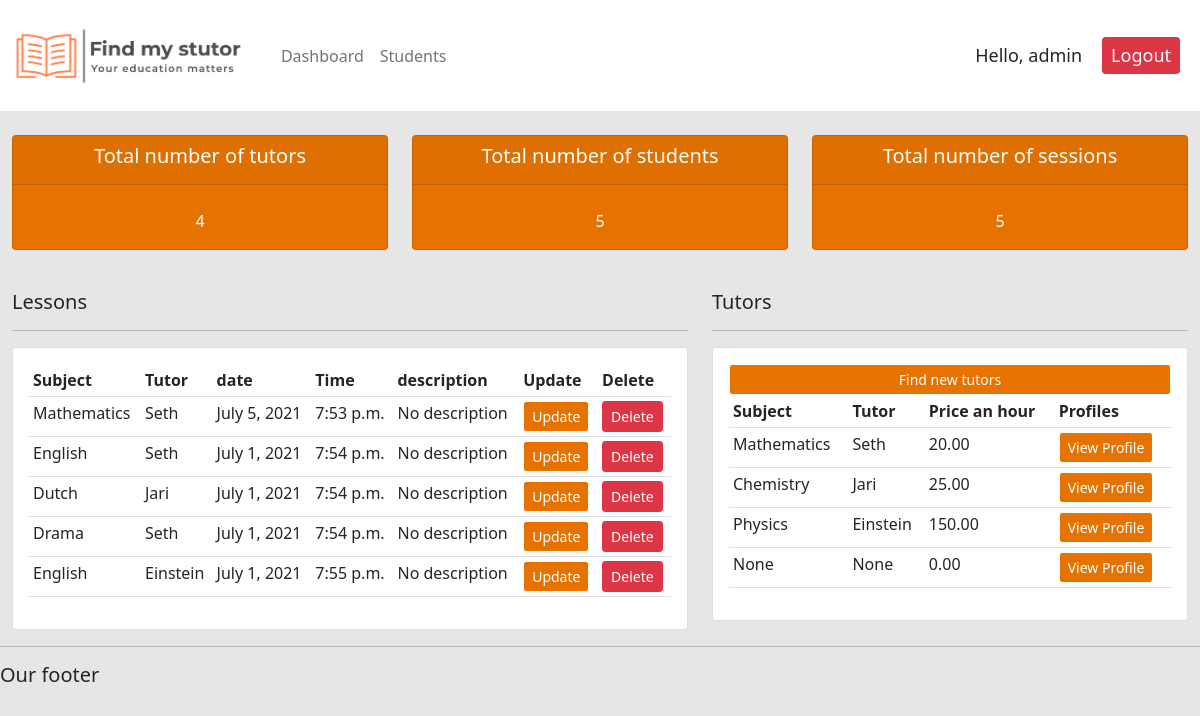
Page / (signed in) on the earlier database version.
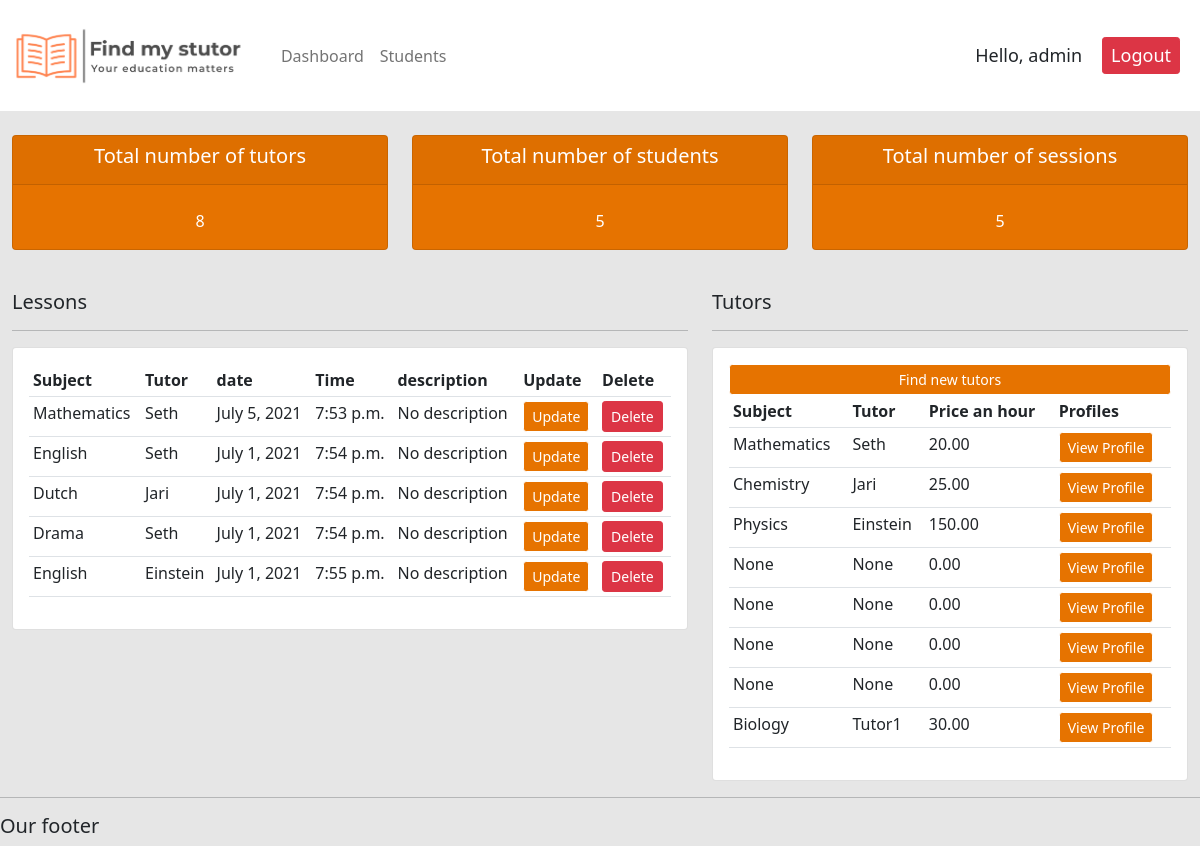
Same page on the later database version.
### stutor/models.py (models this page shows, shortened)
class session(models.Model):
    date = models.DateField(default=datetime.now)
    time = models.TimeField(auto_now=False, auto_now_add=False)
    student = models.ForeignKey(student, null=True, on_delete=models.SET_NULL)
    subject = models.ForeignKey(subject, on_delete=models.SET_NULL, null=True)
    tutor = models.ForeignKey(tutor, null=True, on_delete=models.SET_NULL)
    notes = models.FileField(null=True, blank=True, default="No notes")
    description = models.CharField(max_length=300, null=True, blank=True, default="No description")
    price_an_hour = MoneyField(decimal_places=2, default=0, default_currency='EUR', max_digits=11, null=True)
    current_status = models.ForeignKey(status, on_delete=models.SET_NULL, null=True)

class subject(models.Model):
    subject = models.CharField(max_length=300)
    def __str__(self):
        return self.subject

class tutor(models.Model):
    user = models.OneToOneField(User, null=True, blank=True, on_delete=models.CASCADE) #one to one, 1 tutor per user, en 1 user per tutor
    name = models.CharField(max_length=200, null=True)
    surname = models.CharField(max_length=200, null=True)
    age = models.PositiveSmallIntegerField(null=True)
    phone_number = PhoneNumberField(null=True, blank =True)
    email = models.EmailField(null=True)
    bank_account = models.CharField(max_length=20, null=True)
    date_created = models.DateTimeField(auto_now_add=True, null=True, blank=True)
    education_level = models.ForeignKey(education_level, on_delete=models.SET_NULL, null=True)
    subject = models.ForeignKey(subject, on_delete=models.SET_NULL, null=True)
    price_an_hour = MoneyField(decimal_places=2, default=0, default_currency='EUR', max_digits=11, null=True)
    profile_picture = models.ImageField(null=True, blank=True, default="defaultprofilepicture.jpg")
    def __str__(self):
        return self.name

### stutor/decorators.py (the view)
    def wrapper_function(request, *args, **kwargs):
        group = None
        if request.user.groups.exists():
            group = request.user.groups.all()[0].name
        if group == 'student':
            return redirect('student')
        if group == 'tutor':
            return redirect('user')
        if group == 'admin':
            return view_func(request, *args, **kwargs)
        else:
            return HttpResponse('You are not authorized to view this page')

### stutor/views.py (called while the page is built)
@login_required(login_url='login')
@admin_only
def home(request):
    ses = session.objects.all()
    tut = tutor.objects.all()
    stu = student.objects.all()
    total_tutors = tut.count()
    total_students = stu.count()
    total_sessions = ses.count()
    return render(request, 'stutor/dashboard.html', {'ses': ses, 'tut': tut, 'stu': stu, 'total_tutors': total_tutors, 'total_students': total_students, 'total_sessions': total_sessions})
    return render(request, 'stutor/status.html', {'ses': ses, 'tut': tut, 'stu': stu, 'total_tutors': total_tutors, 'total_students': total_students,'total_sessions': total_sessions})

### stutor/templates/stutor/dashboard.html (shortened to what this page needs)
{% extends 'stutor/main.html'%}
{% block content %}
{% include 'stutor/status.html' %}
<br>
<div class="row">
  <div class="col-md-7">
    <h5>Lessons</h5>
    <hr>
    <div class="card card-body">
      <table class="table table-sm">
        <tr>
          <th>Subject</th>
          <th>Tutor</th>
          <th>date</th>
          <th>Time</th>
          <th>description</th>
          <th>Update</th>
          <th>Delete</th>
        </tr>
         {% for i in ses %}
          <tr>
            <td>{{i.subject}}</td>
            <td>{{i.tutor}}</td>
            <td>{{i.date}}</td>
            <td>{{i.time}}</td>
            <td>{{i.description}}</td>
            <td> <a class="btn btn-primary  btn-sm btn-block" href="{% url 'update_session' i.id %}">Update</a> </td>
            <td> <a class="btn btn-danger  btn-sm btn-block" href="{% url 'delete_session' i.id %}">Delete</a> </td>
          </tr>
        {% endfor %}
      </table>
    </div>
  </div>
  <div class="col-md-5">
    <h5>Tutors</h5>
    <hr>
    <div class="card card-body">
      <a class="btn btn-primary  btn-sm btn-block" href="">Find new tutors</a>
      <table class="table table-sm">
        <tr>
          <th>Subject</th>
          <th>Tutor</th>
          <th>Price an hour</th>
          <th>Profiles</th>
        </tr>
        {% for i in tut %}
          <tr>
            <td>{{i.subject}}</td>
            <td>{{i.name}}</td>
            <td>{{i.price_an_hour}}</td>
            <td> <a class="btn btn-primary  btn-sm btn-block" href="{% url 'tutor' i.id %}">View Profile</a> </td>
          </tr>
        {% endfor %}
      </table>
    </div>
  </div>
</div>
{% endblock%}

### stutor/templates/stutor/main.html (shortened to what this page needs)
<!DOCTYPE html>
{% load static %}
<html lang="en">
<head>
   <link href="https://cdn.jsdelivr.net/npm/bootstrap@5.0.1/dist/css/bootstrap.min.css" rel="stylesheet">
  <link rel="stylesheet" type="text/css" href="{% static '/CSS/main.css' %}">
</head>
<body>
{% include 'stutor/navbar.html' %}
    <div class="container-fluid">
    {% block content %}
    {% endblock %}
    </div>
    <hr>
    <h5>Our footer</h5>
</body>
</html>

### stutor/templates/stutor/navbar.html (shortened to what this page needs)
{% load static %}
<nav class="navbar navbar-expand-lg navbar-light" style="background-color: #ffffff;">
  <a class="navbar-brand" href="#"> <img src="{% static 'images/logo.png' %}" style="height:85px;" > </a>
  <div class="collapse navbar-collapse" id="navbarNav">
    <ul class="navbar-nav">
      {% if request.user.is_staff %}
      <li class="nav-item active">
        <a class="nav-link" href="{% url 'home' %}">Dashboard</a>
      </li>
      <li class="nav-item">
        <a class="nav-link" href="{% url 'student' %}">Students</a>
      </li>
      {% else %}
      <li class="nav_item">
        <a class="btn btn-primary  btn-sm btn-block", href="{% url 'account' %}">Account</a>
      </li>
    </ul>
      {% endif %}
    </ul>
  </div>
  <span class="hello-msg">Hello, {{request.user}}</span>
  <span> <a class="btn btn-danger  btn-sm btn-block hello-msg" href="{% url 'logout' %}">Logout</a> </span>
</nav>

### stutor/templates/stutor/status.html (shortened to what this page needs)
<br>
<div class="row">
  <div class="col">
    <div class="col-md">
      <div class="card text-center text-white mb-3" id="number-of-sessions-in-last-month">
        <div class="card-header">
          <h5 class="card-title">Total number of tutors</h5>
        </div>
        <div class="card-body">
          {{total_tutors}}
        </div>
      </div>
    </div>
  </div>
  <div class="col">
    <div class="col-md">
      <div class="card text-center text-white mb-3" id="number-of-sessions-in-last-year">
        <div class="card-header">
          <h5 class="card-title">Total number of students</h5>
        </div>
        <div class="card-body">
          {{total_students}}
        </div>
      </div>
    </div>
  </div>
  <div class="col">
    <div class="col-md">
      <div class="card text-center text-white mb-3" id="time-saved-studying">
        <div class="card-header">
          <h5 class="card-title">Total number of sessions</h5>
        </div>
        <div class="card-body">
            {{total_sessions}}
        </div>
      </div>
    </div>
  </div>
</div>

### static/CSS/main.css (style rules this page uses)
body { background-color: #e6e6e6 }
#number-of-sessions-in-last-month { background-color: #e67300 }
#number-of-sessions-in-last-year { background-color: #e67300 }
#time-saved-studying { background-color: #e67300 }

### stutor/templates/stutor/navbar.html (style rules this page uses)
.hello-msg { font-size: 18px; margin-right: 20px; }

### stutor/templates/stutor/dashboard.html (style rules this page uses)
.btn-primary { color: #ffffff; background-color: #e67300; border-color: #ffffff; }

Differences in the rows shown:
added tutor: subject "None", name "None", price_an_hour "0.00"
added tutor: subject "None", name "None", price_an_hour "0.00"
added tutor: subject "None", name "None", price_an_hour "0.00"
added tutor: subject "Biology", name "Tutor1", price_an_hour "30.00"
Other differences:
{{ total_tutors }}: "4" → "8"
